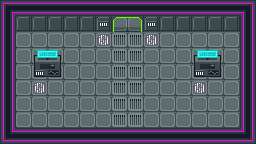

Below is a game level as drawn by its tile map, then a one-line description and the .tmx file that defines it, in full:
An orthogonal 16x9 tile map with 16x16 px tiles, 1 tile layer (Art), 1 hidden layer not drawn, 2 tilesets and 8 objects (2x QuballMulti, 2x Laser, 2x Door, Player, Exit).

<map version="1.2" tiledversion="1.3.1" orientation="orthogonal" renderorder="right-down" compressionlevel="0" width="16" height="9" tilewidth="16" tileheight="16" infinite="0" nextlayerid="4" nextobjectid="38">
 <properties>
  <property name="Gates">Apply X on (qubits 12) 0.
Apply X multi on indices (qubits 26, [0, 1, 2]).</property>
 </properties>
 <tileset firstgid="1" name="industrial-sprite-sheet-DeadEnd-LMZ" tilewidth="16" tileheight="16" tilecount="204" columns="12">
  <image source="sprites/industrial-sprite-sheet-DeadEnd-LMZ.png" width="192" height="272" />
 </tileset>
 <tileset firstgid="205" name="sprites" tilewidth="64" tileheight="64" tilecount="9" columns="0">
  <grid orientation="orthogonal" width="1" height="1" />
  <tile id="0">
   <image width="32" height="32" source="sprites/ball.png" />
  </tile>
  <tile id="1">
   <image width="64" height="64" source="sprites/cat.png" />
  </tile>
  <tile id="2">
   <image width="16" height="16" source="sprites/key.png" />
  </tile>
  <tile id="3">
   <image width="16" height="16" source="sprites/laser_down.png" />
  </tile>
  <tile id="4">
   <image width="16" height="16" source="sprites/laser_left.png" />
  </tile>
  <tile id="5">
   <image width="16" height="16" source="sprites/laser_right.png" />
  </tile>
  <tile id="6">
   <image width="16" height="16" source="sprites/laser_up.png" />
  </tile>
  <tile id="7">
   <image width="16" height="16" source="sprites/quball_v1.png" />
  </tile>
  <tile id="8">
   <image width="16" height="16" source="sprites/quball_v2.png" />
  </tile>
 </tileset>
 <layer id="1" name="Art" width="16" height="9">
  <data encoding="csv">
4,6,6,6,6,6,6,6,6,6,6,6,6,6,6,5,
7,30,30,30,30,30,191,197,198,191,30,30,30,30,30,7,
7,21,21,21,21,21,190,33,33,190,21,21,21,21,21,7,
7,21,129,128,21,21,21,33,33,21,21,21,129,128,21,7,
7,21,192,140,21,21,21,33,33,21,21,21,192,140,21,7,
7,21,190,21,21,21,21,33,33,21,21,21,190,21,21,7,
7,21,21,21,21,21,21,33,33,21,21,21,21,21,21,7,
7,21,21,21,21,21,21,33,33,21,21,21,21,21,21,7,
16,6,6,6,6,6,6,6,6,6,6,6,6,6,6,17
</data>
 </layer>
 <layer id="3" name="Collision" width="16" height="9" visible="0" opacity="0.5">
  <properties>
   <property name="Collision" type="bool" value="true" />
  </properties>
  <data encoding="csv">
101,101,101,101,101,101,101,101,101,101,101,101,101,101,101,101,
101,101,101,101,101,101,101,0,0,101,101,101,101,101,101,101,
101,0,0,0,0,0,0,0,0,0,0,0,0,0,0,101,
101,0,101,101,0,0,0,0,0,0,0,0,101,101,0,101,
101,0,101,101,0,0,0,0,0,0,0,0,101,101,0,101,
101,0,0,0,0,0,0,0,0,0,0,0,0,0,0,101,
101,0,0,0,0,0,0,0,0,0,0,0,0,0,0,101,
101,0,0,0,0,0,0,0,0,0,0,0,0,0,0,101,
101,101,101,101,101,101,101,101,101,101,101,101,101,101,101,101
</data>
 </layer>
 <objectgroup id="2" name="Objects">
  <object id="10" name="Player" type="Player" gid="206" x="144" y="96" width="16" height="16" />
  <object id="12" name="QuballMulti" type="QuballMulti" gid="212" x="48" y="96" width="16" height="16" />
  <object id="13" name="X Laser" type="Laser" gid="210" x="48" y="80" width="16" height="16">
   <properties>
    <property name="ControlsMulti" value="activated [cell (2, 5)]" />
    <property name="Direction" value="Right" />
    <property name="Gate" value="X" />
   </properties>
  </object>
  <object id="26" name="QuballMulti" type="QuballMulti" gid="212" x="208" y="96" width="16" height="16" />
  <object id="27" name="X Laser" type="Laser" gid="209" x="192" y="80" width="16" height="16">
   <properties>
    <property name="ControlsMulti" value="activated [cell (12, 5)]" />
    <property name="Direction" value="Left" />
    <property name="Gate" value="X" />
   </properties>
  </object>
  <object id="36" name="Exit" type="Exit" x="112" y="16" width="32" height="16" />
  <object id="18" name="Door" type="Door" x="119.944" y="25.8523">
   <properties>
    <property name="Controls" value="and (int (activated [cell (6, 2)]) = 7, int (activated [cell (9, 2)]) = 1)" />
   </properties>
   <point />
  </object>
  <object id="37" name="Door" type="Door" x="134.875" y="26">
   <properties>
    <property name="Controls" value="and (int (activated [cell (6, 2)]) = 7, int (activated [cell (9, 2)]) = 1)" />
   </properties>
   <point />
  </object>
 </objectgroup>
</map>
